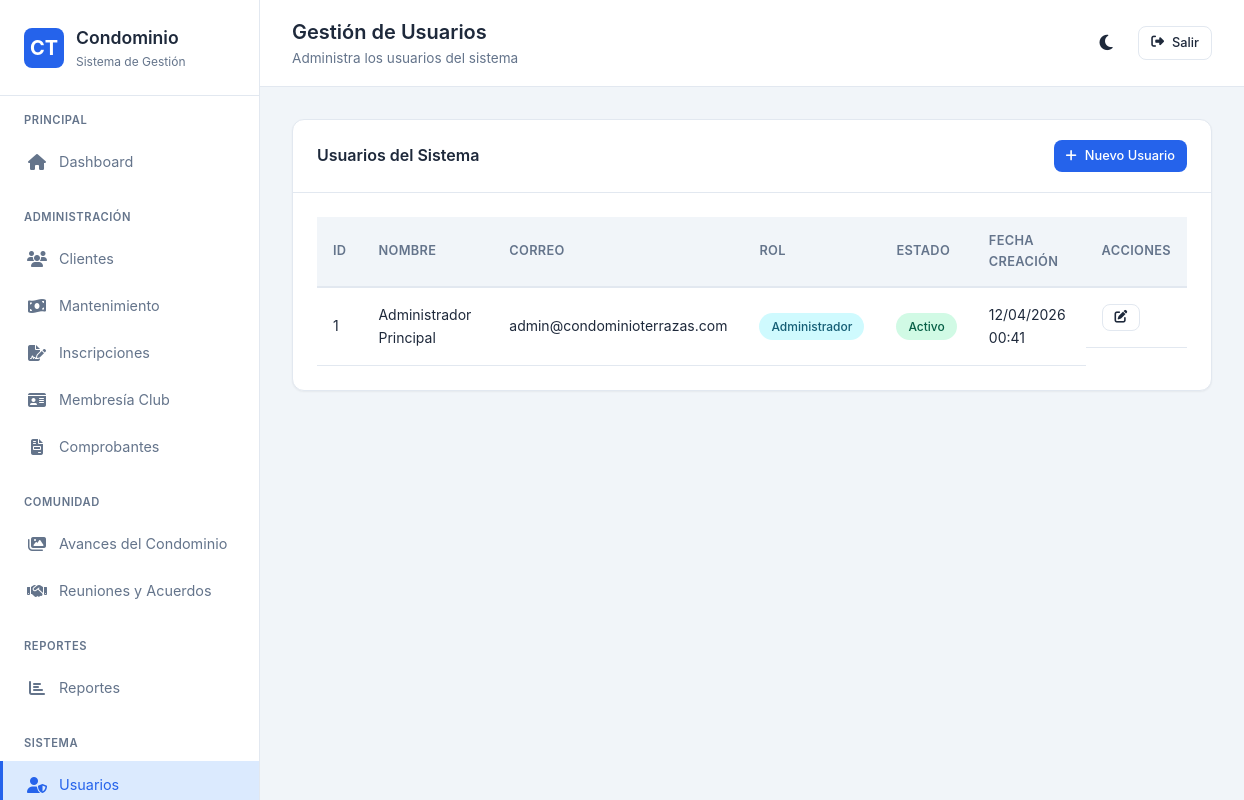
Screenshot of /controllers/usuario_controller.php?accion=listar (signed in) with the database file from the repository.
### tables this page shows
CREATE TABLE IF NOT EXISTS usuarios (
    id INT AUTO_INCREMENT PRIMARY KEY,
    nombre_completo VARCHAR(150) NOT NULL,
    correo VARCHAR(100) NOT NULL UNIQUE,
    password VARCHAR(255) NOT NULL,
    rol ENUM('administrador', 'cliente') NOT NULL DEFAULT 'cliente',
    cliente_id INT NULL,
    estado ENUM('activo', 'inactivo') NOT NULL DEFAULT 'activo',
    token_recuperacion VARCHAR(100) NULL,
    token_expiracion DATETIME NULL,
    fecha_creacion TIMESTAMP DEFAULT CURRENT_TIMESTAMP,
    fecha_actualizacion TIMESTAMP DEFAULT CURRENT_TIMESTAMP ON UPDATE CURRENT_TIMESTAMP,
    INDEX idx_correo (correo),
    INDEX idx_rol (rol),
    INDEX idx_estado (estado)
);

### config/database.php (called while the page is built, shortened)
<?php
class Database {
    private static $instance = null;
    private $connection;
    private function __construct() {
        try {
            $dsn = "mysql:host=" . DB_HOST . ";dbname=" . DB_NAME . ";charset=" . DB_CHARSET;
            $options = [
                PDO::ATTR_ERRMODE => PDO::ERRMODE_EXCEPTION,
                PDO::ATTR_DEFAULT_FETCH_MODE => PDO::FETCH_ASSOC,
                PDO::ATTR_EMULATE_PREPARES => false,
                PDO::ATTR_PERSISTENT => false
            ];
            $this->connection = new PDO($dsn, DB_USER, DB_PASS, $options);
        } catch (PDOException $e) {
            if (APP_ENV === 'development') {
                die("Error de conexión: " . $e->getMessage());
            } else {
                die("Error de conexión a la base de datos. Contacte al administrador.");
            }
        }
    }
    public static function getInstance() {
        if (self::$instance === null) {
            self::$instance = new self();
        }
        return self::$instance;
    }
    public function getConnection() {
        return $this->connection;
    }
}

### models/ModeloBase.php (called while the page is built, shortened)
<?php
class ModeloBase {
    protected $db;
    protected $tabla;
    public function __construct() {
        $this->db = Database::getInstance()->getConnection();
    }
    public function obtenerTodos($orden = 'id DESC') {
        $sql = "SELECT * FROM {$this->tabla} ORDER BY {$orden}";
        $stmt = $this->db->query($sql);
        return $stmt->fetchAll();
    }
}

### config/helpers.php (called while the page is built, shortened)
<?php
function formatearFecha($fecha, $formato = 'd/m/Y') {
    $date = new DateTime($fecha);
    return $date->format($formato);
}

### controllers/usuario_controller.php (the view, shortened to what this page needs)
<?php
require_once __DIR__ . '/../config/autoload.php';
$accion = $_GET['accion'] ?? 'listar';
$modelo_usuario = new Usuario();
switch ($accion) {
    case 'listar':
        listarUsuarios();
        break;
}
function listarUsuarios() {
    global $modelo_usuario;
    $usuarios = $modelo_usuario->obtenerTodos('id DESC');
    $titulo = 'Gestión de Usuarios';
    $subtitulo = 'Administra los usuarios del sistema';
    $pagina_actual = 'usuarios';
    ?>
    <div class="card">
        <div class="card-header">
            <h3>Usuarios del Sistema</h3>
            <a href="<?php echo APP_URL; ?>/controllers/usuario_controller.php?accion=crear" class="btn btn-primary btn-sm">
                <i class="fas fa-plus"></i> Nuevo Usuario
            </a>
        </div>
        <div class="card-body">
            <?php if (!empty($usuarios)): ?>
                <div class="table-container">
                    <table class="table">
                        <thead>
                            <tr>
                                <th>ID</th>
                                <th>Nombre</th>
                                <th>Correo</th>
                                <th>Rol</th>
                                <th>Estado</th>
                                <th>Fecha Creación</th>
                                <th>Acciones</th>
                            </tr>
                        </thead>
                        <tbody>
                            <?php foreach ($usuarios as $usuario): ?>
                                <tr>
                                    <td><?php echo $usuario['id']; ?></td>
                                    <td><?php echo $usuario['nombre_completo']; ?></td>
                                    <td><?php echo $usuario['correo']; ?></td>
                                    <td>
                                        <span class="badge <?php echo $usuario['rol'] === 'administrador' ? 'badge-info' : 'badge-secondary'; ?>">
                                            <?php echo ucfirst($usuario['rol']); ?>
                                        </span>
                                    </td>
                                    <td>
                                        <span class="badge <?php echo $usuario['estado'] === 'activo' ? 'badge-success' : 'badge-danger'; ?>">
                                            <?php echo ucfirst($usuario['estado']); ?>
                                        </span>
                                    </td>
                                    <td><?php echo formatearFecha($usuario['fecha_creacion'], 'd/m/Y H:i'); ?></td>
                                    <td class="actions">
                                        <a href="<?php echo APP_URL; ?>/controllers/usuario_controller.php?accion=editar&id=<?php echo $usuario['id']; ?>"
                                           class="btn btn-sm btn-outline" title="Editar">
                                            <i class="fas fa-edit"></i>
                                        </a>
                                    </td>
                                </tr>
                            <?php endforeach; ?>
                        </tbody>
                    </table>
                </div>
            <?php endif; ?>
        </div>
    </div>
    <?php
    $contenido = ob_get_clean();
    vista('partials/admin-layout', compact('titulo', 'subtitulo', 'contenido', 'pagina_actual'));
}
    ?>

### config/autoload.php (shortened to what this page needs)
<?php
require_once ROOT_PATH . '/config/helpers.php';
require_once ROOT_PATH . '/config/database.php';
require_once ROOT_PATH . '/models/ModeloBase.php';
function vista($nombre, $datos = []) {
    extract($datos);
    $archivo_vista = ROOT_PATH . '/views/' . $nombre . '.php';
    if (file_exists($archivo_vista)) {
        require $archivo_vista;
    } else {
        die("Vista no encontrada: {$nombre}");
    }
}
function partial($nombre, $datos = []) {
    extract($datos);
    $archivo_partial = ROOT_PATH . '/views/partials/' . $nombre . '.php';
    if (file_exists($archivo_partial)) {
        require $archivo_partial;
    }
}

### views/partials/admin-layout.php (shortened to what this page needs)
<!DOCTYPE html>
<html lang="es">
<head>
    <link rel="stylesheet" href="<?php echo APP_URL; ?>/assets/css/styles.css?v=2.0">
    <link rel="stylesheet" href="https://cdnjs.cloudflare.com/ajax/libs/font-awesome/6.4.0/css/all.min.css">
</head>
<body>
    <div class="app-container">
        <?php partial('admin-sidebar', ['pagina_actual' => isset($pagina_actual) ? $pagina_actual : '']); ?>
        <div class="main-content">
            <div class="topbar">
                <div class="topbar-left">
                    <div class="page-title">
                        <?php if (isset($titulo)): ?>
                            <h2><?php echo $titulo; ?></h2>
                        <?php endif; ?>
                        <?php if (isset($subtitulo)): ?>
                            <p><?php echo $subtitulo; ?></p>
                        <?php endif; ?>
                    </div>
                </div>
                <div class="topbar-right">
                    <button class="btn btn-outline btn-sm" id="theme-toggle" aria-label="Cambiar Tema Oscuro/Claro" style="padding: 0.5rem 0.6rem; border-radius: 50%; border: none; font-size: 1.1rem;" title="Tema Oscuro">
                        <i class="fas fa-moon"></i>
                    </button>
                    <a href="<?php echo APP_URL; ?>/controllers/auth_controller.php?accion=cerrar" class="btn btn-outline btn-sm">
                        <i class="fas fa-sign-out-alt"></i> Salir
                    </a>
                </div>
            </div>
            <div class="content">
                <?php if (isset($contenido)): ?>
                    <?php echo $contenido; ?>
                <?php endif; ?>
            </div>
        </div>
    </div>
</body>
</html>

### views/partials/admin-sidebar.php (shortened to what this page needs)
<aside class="sidebar">
    <div class="sidebar-header">
        <div class="sidebar-logo">
            <div class="logo-icon">CT</div>
            <div>
                <h1>Condominio</h1>
                <small>Sistema de Gestión</small>
            </div>
        </div>
    </div>
    <nav class="sidebar-nav">
        <div class="nav-section">
            <div class="nav-section-title">Principal</div>
            <a href="<?php echo APP_URL; ?>/index.php" class="nav-link <?php echo ($pagina_actual === 'dashboard') ? 'active' : ''; ?>">
                <i class="fas fa-home"></i>
                <span>Dashboard</span>
            </a>
        </div>
        <div class="nav-section">
            <div class="nav-section-title">Administración</div>
            <a href="<?php echo APP_URL; ?>/controllers/cliente_controller.php?accion=listar" class="nav-link <?php echo ($pagina_actual === 'clientes') ? 'active' : ''; ?>">
                <i class="fas fa-users"></i>
                <span>Clientes</span>
            </a>
            <a href="<?php echo APP_URL; ?>/controllers/pago_controller.php?accion=listar" class="nav-link <?php echo ($pagina_actual === 'pagos') ? 'active' : ''; ?>">
                <i class="fas fa-money-bill-wave"></i>
                <span>Mantenimiento</span>
            </a>
            <a href="<?php echo APP_URL; ?>/controllers/inscripcion_controller.php?accion=listar" class="nav-link <?php echo ($pagina_actual === 'inscripciones') ? 'active' : ''; ?>">
                <i class="fas fa-file-signature"></i>
                <span>Inscripciones</span>
            </a>
            <a href="<?php echo APP_URL; ?>/controllers/membresia_controller.php?accion=listar" class="nav-link <?php echo ($pagina_actual === 'membresia') ? 'active' : ''; ?>">
                <i class="fas fa-id-card"></i>
                <span>Membresía Club</span>
            </a>
            <a href="<?php echo APP_URL; ?>/controllers/comprobante_controller.php?accion=listar" class="nav-link <?php echo ($pagina_actual === 'comprobantes') ? 'active' : ''; ?>">
                <i class="fas fa-file-invoice"></i>
                <span>Comprobantes</span>
            </a>
        </div>
        <div class="nav-section">
            <div class="nav-section-title">Comunidad</div>
            <a href="<?php echo APP_URL; ?>/controllers/avance_controller.php?accion=listar" class="nav-link <?php echo ($pagina_actual === 'avances') ? 'active' : ''; ?>">
                <i class="fas fa-images"></i>
                <span>Avances del Condominio</span>
            </a>
            <a href="<?php echo APP_URL; ?>/controllers/reunion_controller.php?accion=listar" class="nav-link <?php echo ($pagina_actual === 'reuniones') ? 'active' : ''; ?>">
                <i class="fas fa-handshake"></i>
                <span>Reuniones y Acuerdos</span>
            </a>
        </div>
        <div class="nav-section">
            <div class="nav-section-title">Reportes</div>
            <a href="<?php echo APP_URL; ?>/controllers/reporte_controller.php?accion=index" class="nav-link <?php echo ($pagina_actual === 'reportes') ? 'active' : ''; ?>">
                <i class="fas fa-chart-bar"></i>
                <span>Reportes</span>
            </a>
        </div>
        <div class="nav-section">
            <div class="nav-section-title">Sistema</div>
            <a href="<?php echo APP_URL; ?>/controllers/usuario_controller.php?accion=listar" class="nav-link <?php echo ($pagina_actual === 'usuarios') ? 'active' : ''; ?>">
                <i class="fas fa-user-shield"></i>
                <span>Usuarios</span>
            </a>
        </div>
    </nav>
</aside>

### rows the page displays
usuarios: id "1", nombre_completo "Administrador Principal", correo "admin@condominioterrazas.com", rol "Administrador", estado "Activo", fecha_creacion "12/04/2026 00:41"

### other values shown
$titulo "Gestión de Usuarios"
$subtitulo "Administra los usuarios del sistema"
